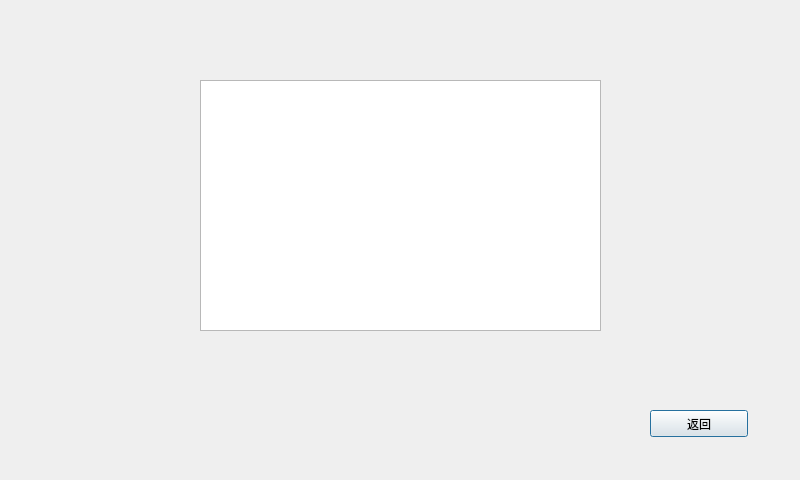
<?xml version="1.0" encoding="UTF-8"?>
<ui version="4.0">
 <class>mylog</class>
 <widget class="QDialog" name="mylog">
  <property name="geometry">
   <rect>
    <x>0</x>
    <y>0</y>
    <width>800</width>
    <height>480</height>
   </rect>
  </property>
  <property name="windowTitle">
   <string>Dialog</string>
  </property>
  <widget class="QTextEdit" name="textEdit">
   <property name="geometry">
    <rect>
     <x>200</x>
     <y>80</y>
     <width>401</width>
     <height>251</height>
    </rect>
   </property>
  </widget>
  <widget class="QPushButton" name="pushButton">
   <property name="geometry">
    <rect>
     <x>650</x>
     <y>410</y>
     <width>98</width>
     <height>27</height>
    </rect>
   </property>
   <property name="text">
    <string>返回</string>
   </property>
  </widget>
  <zorder>pushButton</zorder>
  <zorder>textEdit</zorder>
 </widget>
 <resources/>
 <connections/>
</ui>
